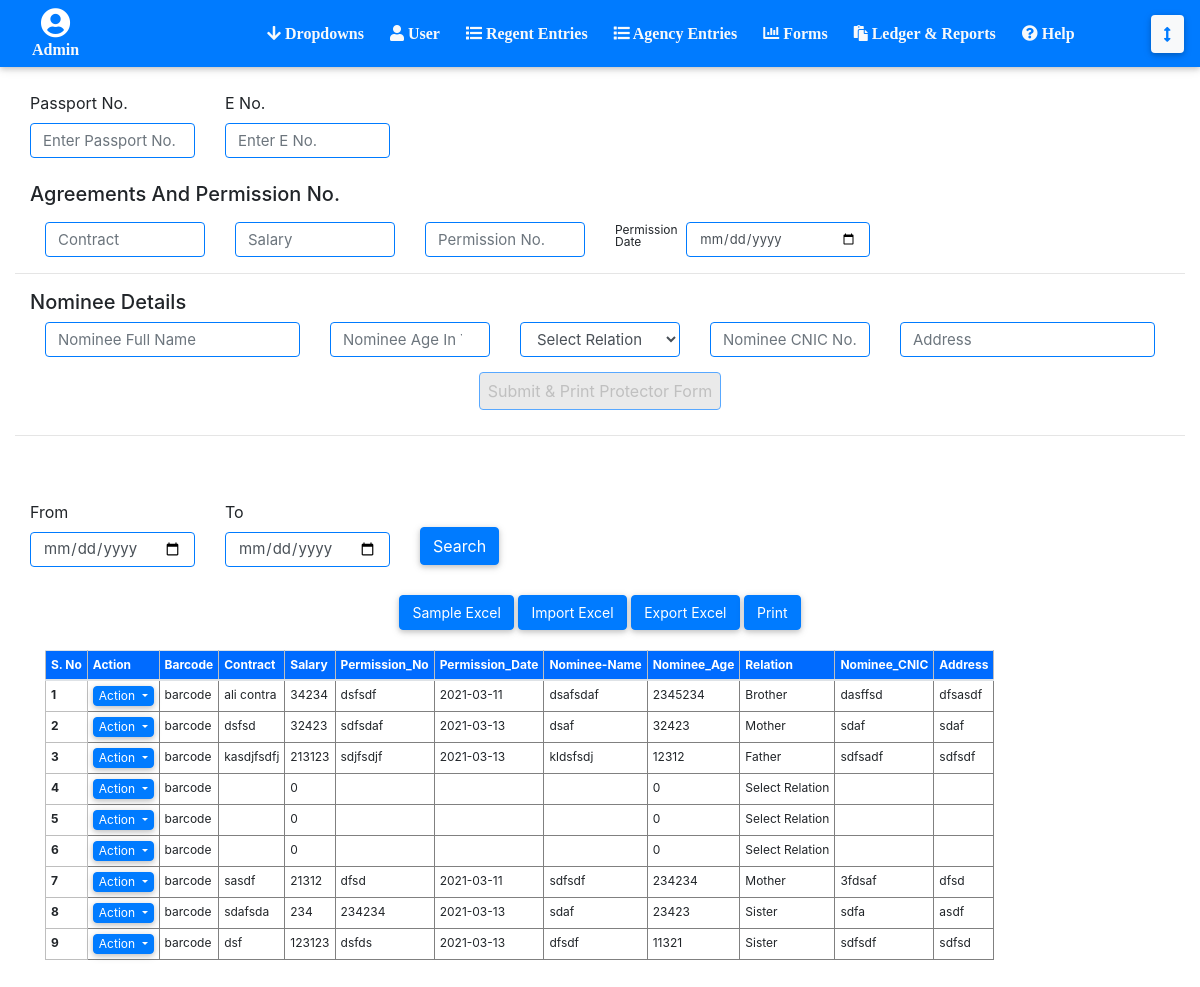
Page /Regent-Entry-Agreement-Nominee-Detail.php (signed in) on the committed database.
### tables this page shows
CREATE TABLE `agreement_details` (
  `agreement_id` int(11) NOT NULL,
  `user_id` int(11) NOT NULL,
  `passenger_id` int(11) NOT NULL,
  `agreements_contract` varchar(30) DEFAULT NULL,
  `agreements_salary` double DEFAULT NULL,
  `agreements_permission_number` varchar(30) DEFAULT NULL,
  `agreements_permission_date` varchar(30) DEFAULT NULL,
  `nominee_full_name` varchar(30) DEFAULT NULL,
  `nominee_age` int(11) DEFAULT NULL,
  `nominee_relation` varchar(30) DEFAULT NULL,
  `nominee_cnic` varchar(30) DEFAULT NULL,
  `nominee_address` text DEFAULT NULL,
  `current_date_submission` varchar(255) DEFAULT NULL,
  `type` varchar(20) DEFAULT NULL
);

### Regent-Entry-Agreement-Nominee-Detail.php (the view, shortened to what this page needs)
<?php
include('connect.php');
include('header.php');
$role = $_SESSION['role'];
?>
      <section class="container-fluid ">
        <section class="container-fluid">
        <form action="" class="">
            <section class="row">
                <section class="col-xl-2">
                    <span>Passport No.</span>
                    <input type="text" id="passport_no" name="passport_no" class="form-control input-box" placeholder="Enter Passport No." maxlength="15"/>
                </section>
                <section class="col-xl-2">
                    <span>E No.</span>
                    <input type="text" class="form-control input-box" placeholder="Enter E No." maxlength="15"/>
                </section>
            </section>
        </form>
        </section>
        <br>
<form method="post" action="#">
  <section class="container-fluid ">
    <h5>Agreements And Permission No.</h5>
    <section class="container-fluid">
            <section class="row">
                <section class="col-xl-2 mt-2">
                    <input value="<?php echo @$std['agreements_contract'] ?>" name="agreements_contract" type="text" class="mt-0 form-control input-box" placeholder="Contract" required maxlength="10"/>
                </section>
                <section class="col-xl-2 mt-2">
                    <input value="<?php echo @$std['agreements_salary'] ?>" name="agreements_salary" type="number" class="mt-0 form-control input-box" placeholder="Salary" required maxlength="10"/>
                </section>
                <section class="col-xl-2 mt-2">
                    <input value="<?php echo @$std['agreements_permission_number'] ?>" name="agreements_permission_number" type="text" class="mt-0 form-control input-box" required placeholder="Permission No." maxlength="10"/>
                </section>
                <section class="col-xl-3">
                    <section class="row">
                        <section class="col-3"><p style="line-height: 1; position: relative;top: 10px; font-size: 12px;">Permission Date</p></section>
                        <section class="col-9 mt-2">
                            <input value="<?php echo @$std['agreements_permission_date'] ?>" name="agreements_permission_date" type="date" class="mt-0 form-control input-box" required style="font-size: 13px;" placeholder="Visa Date"/>
                        </section>
                    </section>
                </section>
                <section class="col-xl-3"></section>
            </section>
    </section>
  </section>
  <hr>
  <section class="container-fluid ">
      <h5>Nominee Details</h5>
      <section class="container-fluid">
              <section class="row">
                  <section class="col-xl-3">
                      <input value="<?php echo @$std['nominee_full_name'] ?>" name="nominee_full_name" type="text" class="mt-0 form-control input-box" required placeholder="Nominee Full Name" maxlength="15"/>
                  </section>
                  <section class="col-xl-2">
                      <input value="<?php echo @$std['nominee_age'] ?>" name="nominee_age" type="number" class=" mt-0 form-control input-box" required placeholder="Nominee Age In Years" maxlength="2"/>
                  </section>
                  <section class="col-xl-2">
                      <select  required name="nominee_relation" class="mt-0 form-control input-box" id="exampleFormControlSelect1">
                                  <option>Select Relation</option>
                              </select>
                  </section>
                  <section class="col-xl-2">
                      <input  required value="<?php echo @$std['nominee_cnic'] ?>" name="nominee_cnic" type="text" class="mt-0 form-control input-box" placeholder="Nominee CNIC No." maxlength="15"/>
                  </section>
                  <section class="col-xl-3">
                       <input required value="<?php echo @$std['nominee_address'] ?>" name="nominee_address" type="text" class="mt-0 form-control input-box" placeholder="Address"/>
                  </section>
              </section>
      </section>
      <section class="container">
          <section class="row" style="align-items: center;">
              <section class="col-5 m-auto text-center">
                    <?php
                    if(isset($_GET['edit_id']))
                    {
?>
<input type="submit" name="update_agreement" id="add_agreement" class="btn-primary btn  pl-2 pr-2" style="position: relative; top: 15px;" value="Update & Print Protector Form" />
<?php
                    }
                    else
                    {
?>
<input type="submit" disabled="true" name="add_agreement" id="add_agreement" class="btn-primary btn  pl-2 pr-2" style="position: relative; top: 15px;" value="Submit & Print Protector Form" />
<?php
                    }
                    ?>
              </section>
          </section>
      </section>
  </section>
</form>
<br>
<hr>
<br><br>
<section class="container-fluid">
	<form action="#" method="post">
   <section class="row" style="align-items: center;">
    <section class="col-md-2">
      <span >From</span>
      <input id="date_from" name="date_from" type="date" class="form-control input-box" />
    </section>
    <section class="col-md-2">
      <span >To</span>
      <input id="date_to" name="date_to" type="date" class="form-control input-box" />
    </section>
      <section class="col-md-2">
        <input type="submit" name="search_nominee" value="Search" class="btn btn-primary mt-4">
      </section>
    </section>
  </form>
<br>
<section class="container-fluid text-center">
<input type="button" class="btn-primary btn " style="position: relative; top: 4px; height: 35px; font-size: 14px;" value="Sample Excel" />
<input type="button" class="btn-primary btn " style="position: relative; top: 4px; height: 35px; font-size: 14px;" value="Import Excel" />
<input type="button" class="btn-primary btn " style="position: relative; top: 4px; height: 35px; font-size: 14px;" value="Export Excel" />
<input type="button" class="btn-primary btn " style="position: relative; top: 4px; height: 35px; font-size: 14px;" value="Print" />
</section>
<br>
<section class="container-fluid">
            <table class="table table-responsive  mb-5  " style="padding-bottom:130px">
                <thead>
                    <tr>
                      <th scope="col">S. No</th>
                      <th scope="col" ><span class="text-primary"></span>Action<span class="text-primary"></span></th>
                      <th scope="col">Barcode</th>
                      <th scope="col">Contract</th>
                      <th scope="col">Salary</th>
                      <th scope="col">Permission_No</th>
                      <th scope="col">Permission_Date</th>
                      <th scope="col">Nominee-Name</th>
                      <th scope="col">Nominee_Age</th>
                      <th scope="col">Relation</th>
                      <th scope="col">Nominee_CNIC</th>
                      <th scope="col">Address</th>
                    </tr>
                  </thead>
                  <tbody>
<?php
if(isset($_POST['search_nominee']))
{
$count =1;
                  while ($row=mysqli_fetch_array($search_query)) {
                    ?>
                    <tr>
                     <th scope="row"><?php echo $count ?></th>
                     <td >
                     <div class="dropdown">
                            <button class="btn btn-primary dropdown-toggle" type="button" id="dropdownMenuButton" data-toggle="dropdown" aria-haspopup="true" aria-expanded="false"  style="font-size: 12px !important; color: white; padding: 0px; margin: 0px; padding-left: 5px !important; padding-right: 5px !important;">
                                Action
                            </button>
                            <div class="dropdown-menu fadeInUp animated faster pl-2" id="table-dropdown" aria-labelledby="dropdownMenuButton">
                              <?php
                              if($row['user_id'] == $_SESSION['user_id'] || $role == 'Admin')
                              {
                                ?>
                                    <a style="font-size: 13px; font-weight: bold;" href="Regent-Entry-Agreement-Nominee-Detail.php?edit_id=<?php echo $row[0] ?>" class="text-dark p-2">Edit</a><br>
                                    <a style="font-size: 13px; font-weight: bold;" href="Regent-Entry-Agreement-Nominee-Detail.php?delete_id=<?php echo $row[0] ?>"  class="text-dark p-2">Delete</a><br>
                                <?php
                              }
                              ?>
                                                <a style="font-size: 13px; font-weight: bold;" href="protector.php?agreement_id=<?php echo $row[0] ?>" class="btn text-light bg-warning p-1 ">Protector</a> <br>
                                                <a style="font-size: 13px; font-weight: bold; cursor:pointer" data-toggle="modal" data-target="#exampleModal "class="text-dark p-2" >Done Protector</a>
                             </div>
                        </div>
                </td>
                     <td><?php echo "barcode" ?></td>
                     <td><?php echo $row['agreements_contract'] ?></td>
                     <td><?php echo $row['agreements_salary'] ?></td>
                     <td><?php echo $row['agreements_permission_number'] ?></td>
                     <td><?php echo $row['agreements_permission_date'] ?></td>
                     <td><?php echo $row['nominee_full_name'] ?></td>
                     <td><?php echo $row['nominee_age'] ?></td>
                     <td><?php echo $row['nominee_relation'] ?></td>
                     <td><?php echo $row['nominee_cnic'] ?></td>
                     <td><?php echo $row['nominee_address'] ?></td>
                </tr>
                    <?php
                    $count++;
                  }
}
else
{
  $query = mysqli_query($con, "
select * from agreement_details
                    ") or die(mysqli_error($con));
$count =1;
                  while ($row=mysqli_fetch_array($query)) {
                    ?>
                    <tr>
                     <th scope="row"><?php echo $count ?></th>
                     <td >
                     <div class="dropdown">
                            <button class="btn btn-primary dropdown-toggle" type="button" id="dropdownMenuButton" data-toggle="dropdown" aria-haspopup="true" aria-expanded="false"  style="font-size: 12px !important; color: white; padding: 0px; margin: 0px; padding-left: 5px !important; padding-right: 5px !important;">
                                Action
                            </button>
                        </div>
                </td>
                     <td><?php echo "barcode" ?></td>
                     <td><?php echo $row['agreements_contract'] ?></td>
                     <td><?php echo $row['agreements_salary'] ?></td>
                     <td><?php echo $row['agreements_permission_number'] ?></td>
                     <td><?php echo $row['agreements_permission_date'] ?></td>
                     <td><?php echo $row['nominee_full_name'] ?></td>
                     <td><?php echo $row['nominee_age'] ?></td>
                     <td><?php echo $row['nominee_relation'] ?></td>
                     <td><?php echo $row['nominee_cnic'] ?></td>
                     <td><?php echo $row['nominee_address'] ?></td>
                </tr>
                    <?php
                    $count++;
                  }
}
?>
      </tbody>
</table>
</section>
</body>
</html>

### header.php (style rules this page uses)
.input-box { background-color: transparent !important; height: 35px !important; border: 0.5px solid #007BFF ; font-size: 15px; margin-top: 8px; }
th { font-size: 12px !important; border: 1px solid rgb(190, 190, 190); padding: 5px !important; width: auto !important; }
tr { width: auto !important; padding: 5px !important; font-size: 12px !important; }
thead { background-color: #006BFF; color: white; }
td { border: 1px solid gray; width: auto !important; padding: 5px !important; font-size: 12px !important; }

### rows in the picture
agreement_details: agreements_contract "ali contra", agreements_salary "34234", agreements_permission_number "dsfsdf", agreements_permission_date "2021-03-11", nominee_full_name "dsafsdaf", nominee_age "2345234", nominee_relation "Brother", nominee_cnic "dasffsd", nominee_address "dfsasdf"
agreement_details: agreements_contract "dsfsd", agreements_salary "32423", agreements_permission_number "sdfsdaf", agreements_permission_date "2021-03-13", nominee_full_name "dsaf", nominee_age "32423", nominee_relation "Mother", nominee_cnic "sdaf", nominee_address "sdaf"
agreement_details: agreements_contract "kasdjfsdfj", agreements_salary "213123", agreements_permission_number "sdjfsdjf", agreements_permission_date "2021-03-13", nominee_full_name "kldsfsdj", nominee_age "12312", nominee_relation "Father", nominee_cnic "sdfsadf", nominee_address "sdfsdf"
agreement_details: agreements_salary "0", nominee_age "0", nominee_relation "Select Relation"
agreement_details: agreements_salary "0", nominee_age "0", nominee_relation "Select Relation"
agreement_details: agreements_salary "0", nominee_age "0", nominee_relation "Select Relation"
agreement_details: agreements_contract "sasdf", agreements_salary "21312", agreements_permission_number "dfsd", agreements_permission_date "2021-03-11", nominee_full_name "sdfsdf", nominee_age "234234", nominee_relation "Mother", nominee_cnic "3fdsaf", nominee_address "dfsd"
agreement_details: agreements_contract "sdafsda", agreements_salary "234", agreements_permission_number "234234", agreements_permission_date "2021-03-13", nominee_full_name "sdaf", nominee_age "23423", nominee_relation "Sister", nominee_cnic "sdfa", nominee_address "asdf"
agreement_details: agreements_contract "dsf", agreements_salary "123123", agreements_permission_number "dsfds", agreements_permission_date "2021-03-13", nominee_full_name "dfsdf", nominee_age "11321", nominee_relation "Sister", nominee_cnic "sdfsdf", nominee_address "sdfsd"
